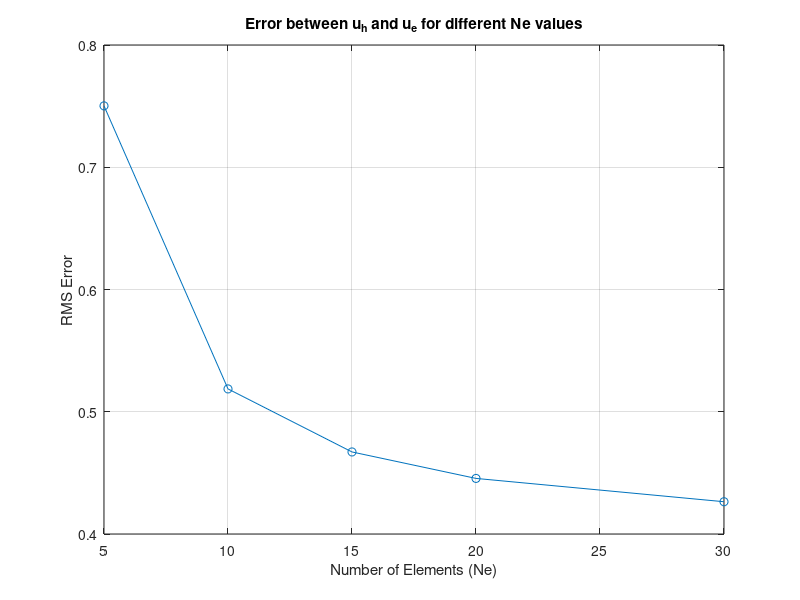

The MATLAB script that drew this image:
% Xóa bộ nhớ, xóa các biến trước đó
clc; clear all; format long;

% Định nghĩa miền thời gian và miền không gian
x_start = 0; x_end = 1;
L = x_end - x_start;
t_start = 0; t_end = 5;
T = t_end - t_start;

% Số bước thời gian
Nt = 10;
dt = T / Nt;

% Hệ số khuếch tán
D = 1;

% Hệ số đối lưu
V = 1;

% Các điều kiện biên
UL = 0; UR = 2;

% Định nghĩa lời giải chính xác
u_e = @(x, t) exp(-t) * (x.^2 - x) + 2 * x;

% Tạo các giá trị số lượng phần tử Ne = 5, 10, 15, 20, 30
Ne_values = [5, 10, 15, 20, 30];
errors = zeros(length(Ne_values), 1);

% Duyệt qua các giá trị Ne
for idx = 1:length(Ne_values)
    Ne = Ne_values(idx);
    
    % Kích thước bước nhảy không gian
    dL = L / (Ne - 1);
    
    % Khởi tạo lưới không gian
    x = linspace(x_start, x_end, Ne);
    
    % Điều kiện đầu
    U_o = x.^2 + x;
    
    % Khởi tạo độ lỗi
    Er = 0;
    
    % Vòng lặp thời gian
    for i_tim = 1:Nt
        MU = zeros(Ne); FU = zeros(Ne, 1);
        
        % Duyệt qua các phần tử không gian
        for k = 1:Ne
            % Tính toán source term
            S = -exp(-i_tim*dt) * (x(k)^2 - x(k) + 2);
            
            MU(k, k) = MU(k, k) + dL / dt;
            FU(k) = FU(k) + dL / dt * U_o(k) + S * dL;
            
            % Bên trong khối
            if k > 1 && k < Ne
                % Tính toán pha khuếch tán
                MU(k,[k k-1]) = MU(k,[k k-1]) + D/dL*[1 -1];
                MU(k,[k k+1]) = MU(k,[k k+1]) + D/dL*[1 -1];

                % Tính toán pha đối lưu
                MU(k,[k k-1]) = MU(k,[k k-1]) - V/2*[1 1];
                MU(k,[k k+1]) = MU(k,[k k+1]) + V/2*[1 1];
            end
        end
        
        % Điều kiện biên trái
        %% Pha khuếch tán
        MU(1,1)     = MU(1,1) + D/dL*2;
        FU(1)       = FU(1) + D/dL*2*UL;
        MU(1,[1 2]) = MU(1,[1 2]) + D/dL*[1 -1];
        %% Pha đối lưu
        MU(1,[1 2]) = MU(1,[1 2]) + V/2*[1 1];
        FU(1)       = FU(1) + V*UL;
        
        % Điều kiện biên phải
        %% Pha khuếch tán
        MU(Ne,[Ne Ne-1]) = MU(Ne,[Ne Ne-1]) + D/dL*[1 -1];
        MU(Ne,Ne)        = MU(Ne,Ne) + D/dL*2;
        FU(Ne)           = FU(Ne) + D/dL*2*UR;
        %% Pha đối lưu
        MU(Ne,[Ne Ne-1]) = MU(Ne,[Ne Ne-1]) - V/2*[1 1];
        FU(Ne)           = FU(Ne) - V*UR;
        
        % Giải hệ phương trình tuyến tính
        U = MU \ FU; U_o = U;
        
        % Tính toán độ lỗi
        U_exact = u_e(x, i_tim * dt);
        Ert = sum((U - U_exact').^2) * dL;
        Er = Er + dt * Ert;
    end
    
    % Lưu trữ giá trị độ lỗi ứng với giá trị Ne
    errors(idx) = sqrt(Er);
end

% Trực quan hóa độ lỗi
figure;
plot(Ne_values, errors, 'o-');
title('Error between u_h and u_e for different Ne values');
xlabel('Number of Elements (Ne)');
ylabel('RMS Error');
grid on;